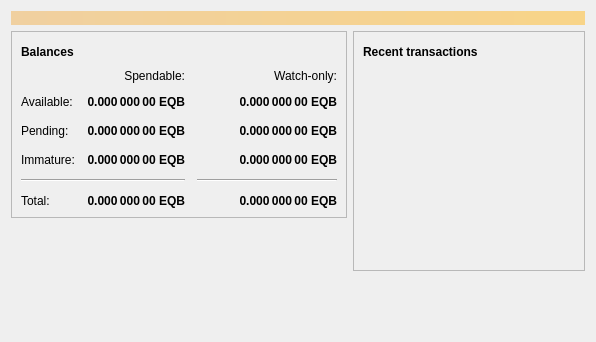
<?xml version="1.0" encoding="UTF-8"?>
<ui version="4.0">
 <class>OverviewPage</class>
 <widget class="QWidget" name="OverviewPage">
  <property name="geometry">
   <rect>
    <x>0</x>
    <y>0</y>
    <width>596</width>
    <height>342</height>
   </rect>
  </property>
  <property name="windowTitle">
   <string>Form</string>
  </property>
  <layout class="QVBoxLayout" name="topLayout">
   <item>
    <widget class="QLabel" name="labelAlerts">
     <property name="visible">
      <bool>false</bool>
     </property>
     <property name="styleSheet">
      <string notr="true">QLabel { background-color: qlineargradient(x1: 0, y1: 0, x2: 1, y2: 0, stop:0 #F0D0A0, stop:1 #F8D488); color:#000000; }</string>
     </property>
     <property name="wordWrap">
      <bool>true</bool>
     </property>
     <property name="margin">
      <number>3</number>
     </property>
     <property name="textInteractionFlags">
      <set>Qt::TextSelectableByMouse</set>
     </property>
    </widget>
   </item>
   <item>
    <layout class="QHBoxLayout" name="horizontalLayout" stretch="1,1">
     <item>
      <layout class="QVBoxLayout" name="verticalLayout_2">
       <item>
        <widget class="QFrame" name="frame">
         <property name="frameShape">
          <enum>QFrame::StyledPanel</enum>
         </property>
         <property name="frameShadow">
          <enum>QFrame::Raised</enum>
         </property>
         <layout class="QVBoxLayout" name="verticalLayout_4">
          <item>
           <layout class="QHBoxLayout" name="horizontalLayout_4">
            <item>
             <widget class="QLabel" name="label_5">
              <property name="font">
               <font>
                <weight>75</weight>
                <bold>true</bold>
               </font>
              </property>
              <property name="text">
               <string>Balances</string>
              </property>
             </widget>
            </item>
            <item>
             <widget class="QPushButton" name="labelWalletStatus">
              <property name="enabled">
               <bool>true</bool>
              </property>
              <property name="maximumSize">
               <size>
                <width>30</width>
                <height>16777215</height>
               </size>
              </property>
              <property name="toolTip">
               <string>The displayed information may be out of date. Your wallet automatically synchronizes with the Equibit network after a connection is established, but this process has not completed yet.</string>
              </property>
              <property name="text">
               <string/>
              </property>
              <property name="icon">
               <iconset resource="../bitcoin.qrc">
                <normaloff>:/icons/warning</normaloff>
                <disabledoff>:/icons/warning</disabledoff>:/icons/warning</iconset>
              </property>
              <property name="iconSize">
               <size>
                <width>24</width>
                <height>24</height>
               </size>
              </property>
              <property name="flat">
               <bool>true</bool>
              </property>
             </widget>
            </item>
            <item>
             <spacer name="horizontalSpacer_3">
              <property name="orientation">
               <enum>Qt::Horizontal</enum>
              </property>
              <property name="sizeHint" stdset="0">
               <size>
                <width>40</width>
                <height>20</height>
               </size>
              </property>
             </spacer>
            </item>
           </layout>
          </item>
          <item>
           <layout class="QGridLayout" name="gridLayout">
            <property name="spacing">
             <number>12</number>
            </property>
            <item row="2" column="2">
             <widget class="QLabel" name="labelWatchPending">
              <property name="font">
               <font>
                <weight>75</weight>
                <bold>true</bold>
               </font>
              </property>
              <property name="cursor">
               <cursorShape>IBeamCursor</cursorShape>
              </property>
              <property name="toolTip">
               <string>Unconfirmed transactions to watch-only addresses</string>
              </property>
              <property name="text">
               <string notr="true">0.000 000 00 EQB</string>
              </property>
              <property name="alignment">
               <set>Qt::AlignRight|Qt::AlignTrailing|Qt::AlignVCenter</set>
              </property>
              <property name="textInteractionFlags">
               <set>Qt::LinksAccessibleByMouse|Qt::TextSelectableByKeyboard|Qt::TextSelectableByMouse</set>
              </property>
             </widget>
            </item>
            <item row="2" column="1">
             <widget class="QLabel" name="labelUnconfirmed">
              <property name="font">
               <font>
                <weight>75</weight>
                <bold>true</bold>
               </font>
              </property>
              <property name="cursor">
               <cursorShape>IBeamCursor</cursorShape>
              </property>
              <property name="toolTip">
               <string>Total of transactions that have yet to be confirmed, and do not yet count toward the spendable balance</string>
              </property>
              <property name="text">
               <string notr="true">0.000 000 00 EQB</string>
              </property>
              <property name="alignment">
               <set>Qt::AlignRight|Qt::AlignTrailing|Qt::AlignVCenter</set>
              </property>
              <property name="textInteractionFlags">
               <set>Qt::LinksAccessibleByMouse|Qt::TextSelectableByKeyboard|Qt::TextSelectableByMouse</set>
              </property>
             </widget>
            </item>
            <item row="3" column="2">
             <widget class="QLabel" name="labelWatchImmature">
              <property name="font">
               <font>
                <weight>75</weight>
                <bold>true</bold>
               </font>
              </property>
              <property name="cursor">
               <cursorShape>IBeamCursor</cursorShape>
              </property>
              <property name="toolTip">
               <string>Mined balance in watch-only addresses that has not yet matured</string>
              </property>
              <property name="text">
               <string notr="true">0.000 000 00 EQB</string>
              </property>
              <property name="alignment">
               <set>Qt::AlignRight|Qt::AlignTrailing|Qt::AlignVCenter</set>
              </property>
              <property name="textInteractionFlags">
               <set>Qt::LinksAccessibleByMouse|Qt::TextSelectableByKeyboard|Qt::TextSelectableByMouse</set>
              </property>
             </widget>
            </item>
            <item row="4" column="0" colspan="2">
             <widget class="Line" name="line">
              <property name="orientation">
               <enum>Qt::Horizontal</enum>
              </property>
             </widget>
            </item>
            <item row="4" column="2">
             <widget class="Line" name="lineWatchBalance">
              <property name="sizePolicy">
               <sizepolicy hsizetype="Preferred" vsizetype="Fixed">
                <horstretch>0</horstretch>
                <verstretch>0</verstretch>
               </sizepolicy>
              </property>
              <property name="minimumSize">
               <size>
                <width>140</width>
                <height>0</height>
               </size>
              </property>
              <property name="orientation">
               <enum>Qt::Horizontal</enum>
              </property>
             </widget>
            </item>
            <item row="5" column="0">
             <widget class="QLabel" name="labelTotalText">
              <property name="text">
               <string>Total:</string>
              </property>
             </widget>
            </item>
            <item row="3" column="1">
             <widget class="QLabel" name="labelImmature">
              <property name="font">
               <font>
                <weight>75</weight>
                <bold>true</bold>
               </font>
              </property>
              <property name="cursor">
               <cursorShape>IBeamCursor</cursorShape>
              </property>
              <property name="toolTip">
               <string>Mined balance that has not yet matured</string>
              </property>
              <property name="text">
               <string notr="true">0.000 000 00 EQB</string>
              </property>
              <property name="alignment">
               <set>Qt::AlignRight|Qt::AlignTrailing|Qt::AlignVCenter</set>
              </property>
              <property name="textInteractionFlags">
               <set>Qt::LinksAccessibleByMouse|Qt::TextSelectableByKeyboard|Qt::TextSelectableByMouse</set>
              </property>
             </widget>
            </item>
            <item row="2" column="3">
             <spacer name="horizontalSpacer_2">
              <property name="orientation">
               <enum>Qt::Horizontal</enum>
              </property>
              <property name="sizeHint" stdset="0">
               <size>
                <width>40</width>
                <height>20</height>
               </size>
              </property>
             </spacer>
            </item>
            <item row="3" column="0">
             <widget class="QLabel" name="labelImmatureText">
              <property name="text">
               <string>Immature:</string>
              </property>
             </widget>
            </item>
            <item row="5" column="1">
             <widget class="QLabel" name="labelTotal">
              <property name="font">
               <font>
                <weight>75</weight>
                <bold>true</bold>
               </font>
              </property>
              <property name="cursor">
               <cursorShape>IBeamCursor</cursorShape>
              </property>
              <property name="toolTip">
               <string>Your current total balance</string>
              </property>
              <property name="text">
               <string notr="true">0.000 000 00 EQB</string>
              </property>
              <property name="alignment">
               <set>Qt::AlignRight|Qt::AlignTrailing|Qt::AlignVCenter</set>
              </property>
              <property name="textInteractionFlags">
               <set>Qt::LinksAccessibleByMouse|Qt::TextSelectableByKeyboard|Qt::TextSelectableByMouse</set>
              </property>
             </widget>
            </item>
            <item row="5" column="2">
             <widget class="QLabel" name="labelWatchTotal">
              <property name="font">
               <font>
                <weight>75</weight>
                <bold>true</bold>
               </font>
              </property>
              <property name="cursor">
               <cursorShape>IBeamCursor</cursorShape>
              </property>
              <property name="toolTip">
               <string>Current total balance in watch-only addresses</string>
              </property>
              <property name="text">
               <string notr="true">0.000 000 00 EQB</string>
              </property>
              <property name="alignment">
               <set>Qt::AlignRight|Qt::AlignTrailing|Qt::AlignVCenter</set>
              </property>
              <property name="textInteractionFlags">
               <set>Qt::LinksAccessibleByMouse|Qt::TextSelectableByKeyboard|Qt::TextSelectableByMouse</set>
              </property>
             </widget>
            </item>
            <item row="0" column="2">
             <widget class="QLabel" name="labelWatchonly">
              <property name="text">
               <string>Watch-only:</string>
              </property>
              <property name="alignment">
               <set>Qt::AlignRight|Qt::AlignTrailing|Qt::AlignVCenter</set>
              </property>
             </widget>
            </item>
            <item row="1" column="0">
             <widget class="QLabel" name="labelBalanceText">
              <property name="text">
               <string>Available:</string>
              </property>
             </widget>
            </item>
            <item row="1" column="1">
             <widget class="QLabel" name="labelBalance">
              <property name="font">
               <font>
                <weight>75</weight>
                <bold>true</bold>
               </font>
              </property>
              <property name="cursor">
               <cursorShape>IBeamCursor</cursorShape>
              </property>
              <property name="toolTip">
               <string>Your current spendable balance</string>
              </property>
              <property name="text">
               <string notr="true">0.000 000 00 EQB</string>
              </property>
              <property name="alignment">
               <set>Qt::AlignRight|Qt::AlignTrailing|Qt::AlignVCenter</set>
              </property>
              <property name="textInteractionFlags">
               <set>Qt::LinksAccessibleByMouse|Qt::TextSelectableByKeyboard|Qt::TextSelectableByMouse</set>
              </property>
             </widget>
            </item>
            <item row="1" column="2">
             <widget class="QLabel" name="labelWatchAvailable">
              <property name="font">
               <font>
                <weight>75</weight>
                <bold>true</bold>
               </font>
              </property>
              <property name="cursor">
               <cursorShape>IBeamCursor</cursorShape>
              </property>
              <property name="toolTip">
               <string>Your current balance in watch-only addresses</string>
              </property>
              <property name="text">
               <string notr="true">0.000 000 00 EQB</string>
              </property>
              <property name="alignment">
               <set>Qt::AlignRight|Qt::AlignTrailing|Qt::AlignVCenter</set>
              </property>
              <property name="textInteractionFlags">
               <set>Qt::LinksAccessibleByMouse|Qt::TextSelectableByKeyboard|Qt::TextSelectableByMouse</set>
              </property>
             </widget>
            </item>
            <item row="2" column="0">
             <widget class="QLabel" name="labelPendingText">
              <property name="text">
               <string>Pending:</string>
              </property>
             </widget>
            </item>
            <item row="0" column="1">
             <widget class="QLabel" name="labelSpendable">
              <property name="text">
               <string>Spendable:</string>
              </property>
              <property name="alignment">
               <set>Qt::AlignRight|Qt::AlignTrailing|Qt::AlignVCenter</set>
              </property>
             </widget>
            </item>
           </layout>
          </item>
         </layout>
        </widget>
       </item>
       <item>
        <spacer name="verticalSpacer">
         <property name="orientation">
          <enum>Qt::Vertical</enum>
         </property>
         <property name="sizeHint" stdset="0">
          <size>
           <width>20</width>
           <height>40</height>
          </size>
         </property>
        </spacer>
       </item>
      </layout>
     </item>
     <item>
      <layout class="QVBoxLayout" name="verticalLayout_3">
       <item>
        <widget class="QFrame" name="frame_2">
         <property name="frameShape">
          <enum>QFrame::StyledPanel</enum>
         </property>
         <property name="frameShadow">
          <enum>QFrame::Raised</enum>
         </property>
         <layout class="QVBoxLayout" name="verticalLayout">
          <item>
           <layout class="QHBoxLayout" name="horizontalLayout_2">
            <item>
             <widget class="QLabel" name="label_4">
              <property name="font">
               <font>
                <weight>75</weight>
                <bold>true</bold>
               </font>
              </property>
              <property name="text">
               <string>Recent transactions</string>
              </property>
             </widget>
            </item>
            <item>
             <widget class="QPushButton" name="labelTransactionsStatus">
              <property name="enabled">
               <bool>true</bool>
              </property>
              <property name="maximumSize">
               <size>
                <width>30</width>
                <height>16777215</height>
               </size>
              </property>
              <property name="toolTip">
               <string>The displayed information may be out of date. Your wallet automatically synchronizes with the Equibit network after a connection is established, but this process has not completed yet.</string>
              </property>
              <property name="text">
               <string/>
              </property>
              <property name="icon">
               <iconset resource="../bitcoin.qrc">
                <normaloff>:/icons/warning</normaloff>
                <disabledoff>:/icons/warning</disabledoff>:/icons/warning</iconset>
              </property>
              <property name="iconSize">
               <size>
                <width>24</width>
                <height>24</height>
               </size>
              </property>
              <property name="flat">
               <bool>true</bool>
              </property>
             </widget>
            </item>
            <item>
             <spacer name="horizontalSpacer">
              <property name="orientation">
               <enum>Qt::Horizontal</enum>
              </property>
              <property name="sizeHint" stdset="0">
               <size>
                <width>40</width>
                <height>20</height>
               </size>
              </property>
             </spacer>
            </item>
           </layout>
          </item>
          <item>
           <widget class="QListView" name="listTransactions">
            <property name="styleSheet">
             <string notr="true">QListView { background: transparent; }</string>
            </property>
            <property name="frameShape">
             <enum>QFrame::NoFrame</enum>
            </property>
            <property name="verticalScrollBarPolicy">
             <enum>Qt::ScrollBarAlwaysOff</enum>
            </property>
            <property name="horizontalScrollBarPolicy">
             <enum>Qt::ScrollBarAlwaysOff</enum>
            </property>
            <property name="selectionMode">
             <enum>QAbstractItemView::NoSelection</enum>
            </property>
           </widget>
          </item>
         </layout>
        </widget>
       </item>
       <item>
        <spacer name="verticalSpacer_2">
         <property name="orientation">
          <enum>Qt::Vertical</enum>
         </property>
         <property name="sizeHint" stdset="0">
          <size>
           <width>20</width>
           <height>40</height>
          </size>
         </property>
        </spacer>
       </item>
      </layout>
     </item>
    </layout>
   </item>
  </layout>
 </widget>
 <resources/>
 <connections/>
</ui>
